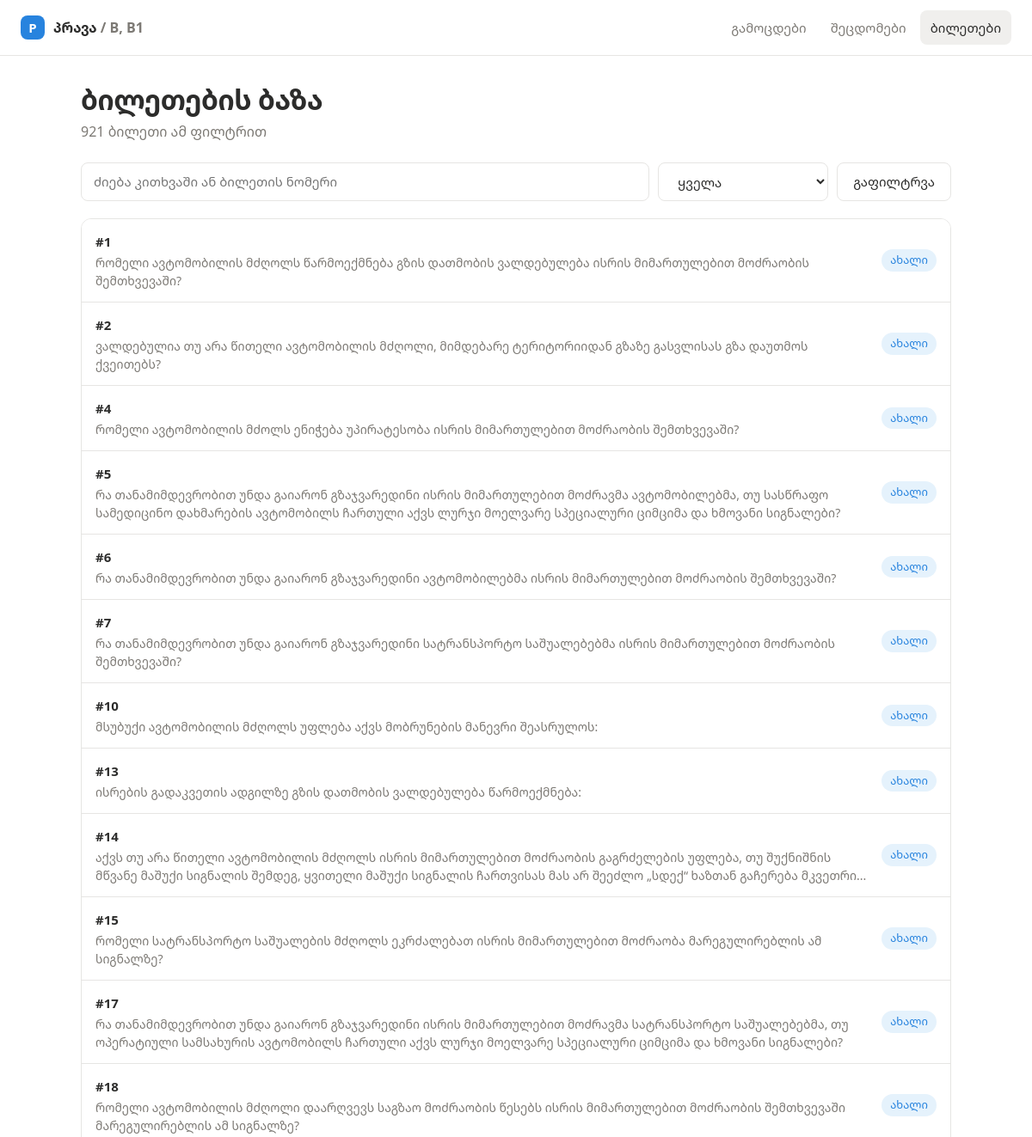
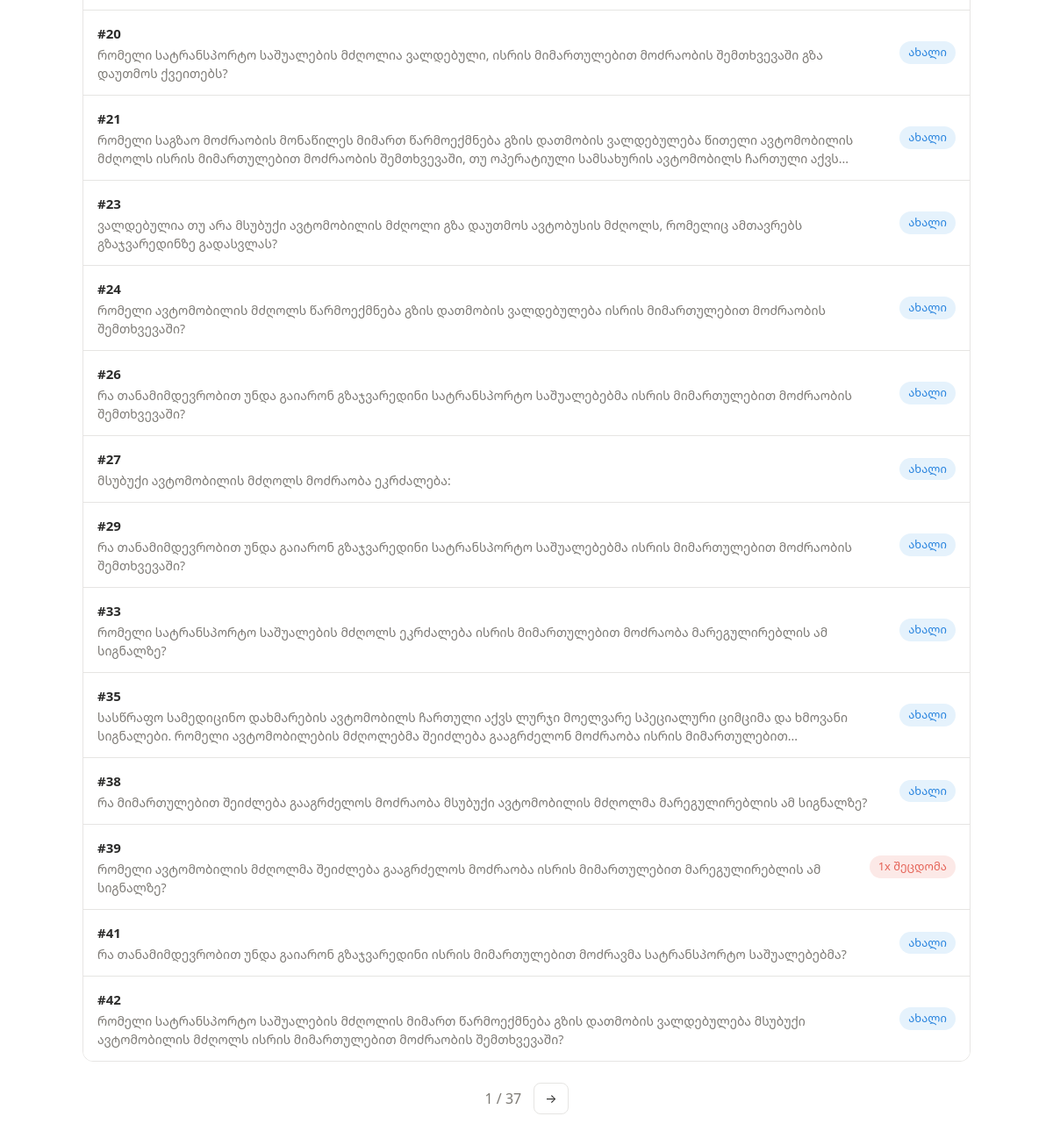
The app's page /bank with its own data (2 pictures, top to bottom).
### tables this page shows
CREATE TABLE ticket_stats (
    ticket_id      INTEGER PRIMARY KEY REFERENCES tickets(id),
    seen           INTEGER NOT NULL DEFAULT 0,
    wrong          INTEGER NOT NULL DEFAULT 0,
    right_count    INTEGER NOT NULL DEFAULT 0,
    correct_streak INTEGER NOT NULL DEFAULT 0,
    mastered       INTEGER NOT NULL DEFAULT 0,
    last_seen      TEXT
);

CREATE TABLE tickets (
    id            INTEGER PRIMARY KEY,          -- ticket number on teoria.on.ge
    category      TEXT    NOT NULL DEFAULT 'B',
    question      TEXT    NOT NULL,
    answers_json  TEXT    NOT NULL,             -- JSON array of answer strings
    correct_index INTEGER,                      -- 0-based; NULL = unknown (needs scraping fix)
    image         TEXT,                         -- relative path under static/, or NULL
    layout        TEXT,                         -- site layout classes: cutoff-N answers-num-N ...
    explanation   TEXT,
    source_url    TEXT,
    imported_at   TEXT
);

### app.py (the view)
@app.get("/bank")
def bank():
    state = request.args.get("state", "all")
    query = (request.args.get("q") or "").strip()
    page = max(int(request.args.get("page", 1)), 1)
    per_page = 25
    where, params = [], []
    if state == "mastered":
        where.append("s.mastered = 1")
    elif state == "wrong":
        where.append("s.wrong > 0 AND s.mastered = 0")
    elif state == "unseen":
        where.append("s.seen = 0")
    if query:
        where.append("(t.question LIKE ? OR t.id = ?)")
        params += [f"%{query}%", query if query.isdigit() else -1]
    clause = ("WHERE " + " AND ".join(where)) if where else ""
    with db.connect() as conn:
        total = conn.execute(
            f"SELECT COUNT(*) c FROM tickets t JOIN ticket_stats s ON s.ticket_id = t.id {clause}",
            params,
        ).fetchone()["c"]
        rows = conn.execute(
            f"""
            SELECT t.*, s.seen, s.wrong, s.mastered
            FROM tickets t JOIN ticket_stats s ON s.ticket_id = t.id
            {clause}
            ORDER BY t.id LIMIT ? OFFSET ?
            """,
            [*params, per_page, (page - 1) * per_page],
        ).fetchall()
    items = [db.ticket_row_to_dict(r) for r in rows]
    return render_template("bank.html", items=items, total=total, page=page,
                           pages=max((total + per_page - 1) // per_page, 1),
                           state=state, query=query)

### app.py (called while the page is built)
@app.before_request
def ensure_db() -> None:
    db.init_db()

### db.py (called while the page is built)
def connect() -> sqlite3.Connection:
    conn = sqlite3.connect(DB_PATH)
    conn.row_factory = sqlite3.Row
    conn.execute("PRAGMA foreign_keys = ON")
    return conn

def _migrate(conn: sqlite3.Connection) -> None:
    for table, columns in MIGRATIONS.items():
        have = {r["name"] for r in conn.execute(f"PRAGMA table_info({table})")}
        for name, decl in columns.items():
            if name not in have:
                conn.execute(f"ALTER TABLE {table} ADD COLUMN {name} {decl}")

def init_db() -> None:
    DB_PATH.parent.mkdir(parents=True, exist_ok=True)
    with connect() as conn:
        conn.executescript(SCHEMA_PATH.read_text(encoding="utf-8"))
        _migrate(conn)

def ticket_row_to_dict(row: sqlite3.Row) -> dict:
    data = dict(row)
    data["answers"] = json.loads(data.pop("answers_json"))
    return data

### templates/bank.html (shortened to what this page needs)
{% extends "base.html" %}
{% set active = 'bank' %}
{% block content %}
<div class="page-head">
  <div>
    <h1>ბილეთების ბაზა</h1>
    <p class="sub">{{ total }} ბილეთი ამ ფილტრით</p>
  </div>
</div>
<form class="filters" method="get">
  <input type="search" name="q" value="{{ query }}" placeholder="ძიება კითხვაში ან ბილეთის ნომერი">
  <select name="state" class="btn" onchange="this.form.submit()">
    <option value="all" {{ 'selected' if state == 'all' }}>ყველა</option>
  </select>
  <button class="btn">გაფილტრვა</button>
</form>
<div class="list">
  {% for t in items %}
  <div class="row">
    <div class="row-main">
      <b>#{{ t.id }}</b>
      <p>{{ t.question }}</p>
    </div>
    <div class="row-side">
      {% if t.mastered %}<span class="chip chip-pass">დაუჭერა</span>
      {% elif t.wrong %}<span class="chip chip-fail">{{ t.wrong }}x შეცდომა</span>
      {% elif t.seen %}<span class="chip">ნახული</span>
      {% else %}<span class="chip chip-new">ახალი</span>{% endif %}
    </div>
  </div>
  {% endfor %}
</div>
<div class="pager">
  <span class="muted">{{ page }} / {{ pages }}</span>
  {% if page < pages %}<a class="btn btn-sm" href="{{ url_for('bank', page=page+1, state=state, q=query) }}">→</a>{% endif %}
</div>
{% endblock %}

### static/css/app.css (style rules this page uses)
:root { --text: #2C2C2B; --muted: #7D7A75; --canvas: #FFFFFF; --soft: #F9F8F7; --surface2: #F0EFED; --border: #E6E5E3; --blue: #2783DE; --blue-soft: #E5F2FC; --green: #46A171; --green-soft: #E8F1EC; --orange: #D5803B; --orange-soft: #FBEBDE; --red: #E56458; --red-soft: #FCE9E7; --radius: 8px; --radius-lg: 12px; --shadow: 0 1px 2px rgba(0,0,0,.05), 0 4px 12px rgba(0,0,0,.04); --font: 'BPG Arial', 'Noto Sans Georgian', 'Droid Sans Georgian', 'Segoe UI', system-ui, -apple-system, Arial, sans-serif; }
* { box-sizing: border-box; }
html, body { margin: 0; padding: 0; }
body { background: var(--canvas); color: var(--text); font-family: var(--font); font-size: 16px; line-height: 1.5; -webkit-font-smoothing: antialiased; }
a { color: inherit; text-decoration: none; }
.muted { color: var(--muted); }
.page-head { display: flex; align-items: flex-end; justify-content: space-between; gap: 24px; flex-wrap: wrap; margin-bottom: 24px; }
h1 { font-size: 32px; line-height: 1.2; margin: 0 0 6px; letter-spacing: -.01em; }
.sub { color: var(--muted); margin: 0; }
.btn { display: inline-flex; align-items: center; justify-content: center; gap: 8px; min-height: 44px; padding: 10px 18px; border-radius: var(--radius); border: 1px solid var(--border); background: var(--canvas); color: var(--text); font: inherit; font-size: 15px; cursor: pointer; transition: .15s ease; }
.btn-sm { min-height: 36px; padding: 6px 12px; font-size: 14px; }
.chip { display: inline-flex; align-items: center; gap: 6px; padding: 3px 10px; border-radius: 999px; font-size: 13px; font-weight: 500; background: var(--surface2); color: var(--muted); }
.chip-fail { background: var(--red-soft); color: var(--red); }
.chip-new { background: var(--blue-soft); color: var(--blue); }
.list { display: flex; flex-direction: column; border: 1px solid var(--border); border-radius: var(--radius-lg); overflow: hidden; }
.row { display: flex; align-items: center; justify-content: space-between; gap: 16px; padding: 14px 16px; border-bottom: 1px solid var(--border); background: var(--canvas); }
.row:last-child { border-bottom: none; }
.row-main { min-width: 0; }
.row-main b { font-size: 15px; }
.row-main p { margin: 2px 0 0; color: var(--muted); font-size: 14px; overflow: hidden; text-overflow: ellipsis; display: -webkit-box; -webkit-line-clamp: 2; -webkit-box-orient: vertical; }
.row-side { display: flex; align-items: center; gap: 10px; flex: none; }
.filters { display: flex; gap: 10px; flex-wrap: wrap; margin-bottom: 20px; }
.filters input[type=search] { flex: 1; min-width: 220px; min-height: 44px; padding: 10px 14px; border: 1px solid var(--border); border-radius: var(--radius); background: var(--canvas); color: var(--text); font: inherit; font-size: 15px; }
.filters select.btn { padding-right: 12px; }
.pager { display: flex; align-items: center; justify-content: center; gap: 14px; margin-top: 24px; }

### records on screen
ticket_stats: id "1", question "რომელი ავტომობილის მძღოლს წარმოექმნება გზის დათმობის ვალდებულება ისრის მიმართულებით მოძრაობის შემთხვევაში?", mastered "ახალი"
ticket_stats: id "2", question "ვალდებულია თუ არა წითელი ავტომობილის მძღოლი, მიმდებარე ტერიტორიიდან გზაზე გასვლისას გზა დაუთმოს ქვეითებს?", mastered "ახალი"
ticket_stats: id "4", question "რომელი ავტომობილის მძოლს ენიჭება უპირატესობა ისრის მიმართულებით მოძრაობის შემთხვევაში?", mastered "ახალი"
ticket_stats: id "5", question "რა თანამიმდევრობით უნდა გაიარონ გზაჯვარედინი ისრის მიმართულებით მოძრავმა ავტომობილებმა, თუ სასწრაფო სამედიცინო დახმარების ავტომობილს ჩართული აქვს ლურჯი მოელვარე სპეციალური ციმციმა და ხმოვანი სიგნალები?", mastered "ახალი"
ticket_stats: id "6", question "რა თანამიმდევრობით უნდა გაიარონ გზაჯვარედინი ავტომობილებმა ისრის მიმართულებით მოძრაობის შემთხვევაში?", mastered "ახალი"
ticket_stats: id "7", question "რა თანამიმდევრობით უნდა გაიარონ გზაჯვარედინი სატრანსპორტო საშუალებებმა ისრის მიმართულებით მოძრაობის შემთხვევაში?", mastered "ახალი"
ticket_stats: id "10", question "მსუბუქი ავტომობილის მძღოლს უფლება აქვს მობრუნების მანევრი შეასრულოს:", mastered "ახალი"
ticket_stats: id "13", question "ისრების გადაკვეთის ადგილზე გზის დათმობის ვალდებულება წარმოექმნება:", mastered "ახალი"
ticket_stats: id "14", question "აქვს თუ არა წითელი ავტომობილის მძღოლს ისრის მიმართულებით მოძრაობის გაგრძელების უფლება, თუ შუქნიშნის მწვანე მაშუქი სიგნალის შემდეგ, ყვითელი მაშუქი სიგნალის ჩართვისას მას არ შეეძლო „სდექ“ ხაზთან გაჩერება…", mastered "ახალი"
ticket_stats: id "15", question "რომელი სატრანსპორტო საშუალების მძღოლს ეკრძალებათ ისრის მიმართულებით მოძრაობა მარეგულირებლის ამ სიგნალზე?", mastered "ახალი"
ticket_stats: id "17", question "რა თანამიმდევრობით უნდა გაიარონ გზაჯვარედინი ისრის მიმართულებით მოძრავმა სატრანსპორტო საშუალებებმა, თუ ოპერატიული სამსახურის ავტომობილს ჩართული აქვს ლურჯი მოელვარე სპეციალური ციმციმა და ხმოვანი სიგნალები?", mastered "ახალი"
ticket_stats: id "18", question "რომელი ავტომობილის მძღოლი დაარღვევს საგზაო მოძრაობის წესებს ისრის მიმართულებით მოძრაობის შემთხვევაში მარეგულირებლის ამ სიგნალზე?", mastered "ახალი"
ticket_stats: id "20", question "რომელი სატრანსპორტო საშუალების მძღოლია ვალდებული, ისრის მიმართულებით მოძრაობის შემთხვევაში გზა დაუთმოს ქვეითებს?", mastered "ახალი"
ticket_stats: id "21", question "რომელი საგზაო მოძრაობის მონაწილეს მიმართ წარმოექმნება გზის დათმობის ვალდებულება წითელი ავტომობილის მძღოლს ისრის მიმართულებით მოძრაობის შემთხვევაში, თუ ოპერატიული სამსახურის ავტომობილს ჩართული…", mastered "ახალი"
ticket_stats: id "23", question "ვალდებულია თუ არა მსუბუქი ავტომობილის მძღოლი გზა დაუთმოს ავტობუსის მძღოლს, რომელიც ამთავრებს გზაჯვარედინზე გადასვლას?", mastered "ახალი"
ticket_stats: id "24", question "რომელი ავტომობილის მძღოლს წარმოექმნება გზის დათმობის ვალდებულება ისრის მიმართულებით მოძრაობის შემთხვევაში?", mastered "ახალი"
ticket_stats: id "26", question "რა თანამიმდევრობით უნდა გაიარონ გზაჯვარედინი სატრანსპორტო საშუალებებმა ისრის მიმართულებით მოძრაობის შემთხვევაში?", mastered "ახალი"
ticket_stats: id "27", question "მსუბუქი ავტომობილის მძღოლს მოძრაობა ეკრძალება:", mastered "ახალი"
ticket_stats: id "29", question "რა თანამიმდევრობით უნდა გაიარონ გზაჯვარედინი სატრანსპორტო საშუალებებმა ისრის მიმართულებით მოძრაობის შემთხვევაში?", mastered "ახალი"
ticket_stats: id "33", question "რომელი სატრანსპორტო საშუალების მძღოლს ეკრძალება ისრის მიმართულებით მოძრაობა მარეგულირებლის ამ სიგნალზე?", mastered "ახალი"
ticket_stats: id "35", question "სასწრაფო სამედიცინო დახმარების ავტომობილს ჩართული აქვს ლურჯი მოელვარე სპეციალური ციმციმა და ხმოვანი სიგნალები. რომელი ავტომობილების მძღოლებმა შეიძლება გააგრძელონ მოძრაობა ისრის…", mastered "ახალი"
ticket_stats: id "38", question "რა მიმართულებით შეიძლება გააგრძელოს მოძრაობა მსუბუქი ავტომობილის მძღოლმა მარეგულირებლის ამ სიგნალზე?", mastered "ახალი"
ticket_stats: id "39", question "რომელი ავტომობილის მძღოლმა შეიძლება გააგრძელოს მოძრაობა ისრის მიმართულებით მარეგულირებლის ამ სიგნალზე?", wrong "1"
ticket_stats: id "41", question "რა თანამიმდევრობით უნდა გაიარონ გზაჯვარედინი ისრის მიმართულებით მოძრავმა სატრანსპორტო საშუალებებმა?", mastered "ახალი"
ticket_stats: id "42", question "რომელი სატრანსპორტო საშუალების მძღოლის მიმართ წარმოექმნება გზის დათმობის ვალდებულება მსუბუქი ავტომობილის მძღოლს ისრის მიმართულებით მოძრაობის შემთხვევაში?", mastered "ახალი"

### other values on screen
{{ total }} "921"
{{ page }} "1"
{{ pages }} "37"
